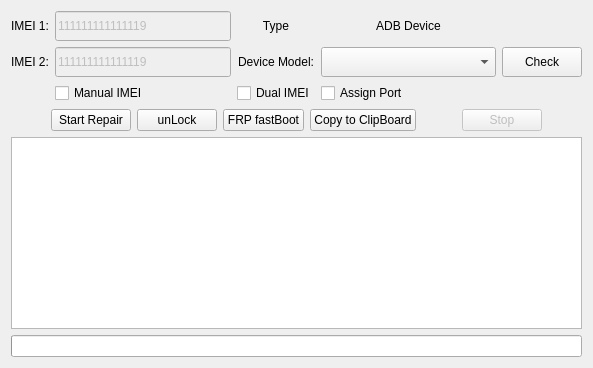
         <widget class="QWidget" name="tab_2">
          <attribute name="title">
           <string>ADB Mode</string>
          </attribute>
          <layout class="QVBoxLayout" name="verticalLayout">
           <item>
            <layout class="QGridLayout" name="gridLayout_5">
             <item row="0" column="2">
              <widget class="QLabel" name="label_14">
               <property name="text">
                <string>Type</string>
               </property>
               <property name="alignment">
                <set>Qt::AlignCenter</set>
               </property>
               <property name="wordWrap">
                <bool>false</bool>
               </property>
              </widget>
             </item>
             <item row="1" column="1">
              <widget class="QLineEdit" name="txt_IMEI_2_SPD">
               <property name="enabled">
                <bool>false</bool>
               </property>
               <property name="minimumSize">
                <size>
                 <width>0</width>
                 <height>30</height>
                </size>
               </property>
               <property name="text">
                <string>111111111111119</string>
               </property>
               <property name="maxLength">
                <number>15</number>
               </property>
              </widget>
             </item>
             <item row="1" column="2">
              <widget class="QLabel" name="label_15">
               <property name="text">
                <string>Device Model:</string>
               </property>
               <property name="alignment">
                <set>Qt::AlignCenter</set>
               </property>
               <property name="wordWrap">
                <bool>false</bool>
               </property>
              </widget>
             </item>
             <item row="0" column="3">
              <widget class="QLabel" name="label_16">
               <property name="sizePolicy">
                <sizepolicy hsizetype="Preferred" vsizetype="Fixed">
                 <horstretch>0</horstretch>
                 <verstretch>0</verstretch>
                </sizepolicy>
               </property>
               <property name="text">
                <string>ADB Device</string>
               </property>
               <property name="alignment">
                <set>Qt::AlignCenter</set>
               </property>
               <property name="wordWrap">
                <bool>false</bool>
               </property>
              </widget>
             </item>
             <item row="0" column="1">
              <widget class="QLineEdit" name="txt_IMEI_1_SPD">
               <property name="enabled">
                <bool>false</bool>
               </property>
               <property name="minimumSize">
                <size>
                 <width>0</width>
                 <height>30</height>
                </size>
               </property>
               <property name="text">
                <string>111111111111119</string>
               </property>
               <property name="maxLength">
                <number>15</number>
               </property>
              </widget>
             </item>
             <item row="1" column="0">
              <widget class="QLabel" name="label_12">
               <property name="text">
                <string>IMEI 2:</string>
               </property>
               <property name="alignment">
                <set>Qt::AlignCenter</set>
               </property>
               <property name="wordWrap">
                <bool>false</bool>
               </property>
              </widget>
             </item>
             <item row="0" column="0">
              <widget class="QLabel" name="label_13">
               <property name="text">
                <string>IMEI 1:</string>
               </property>
               <property name="alignment">
                <set>Qt::AlignCenter</set>
               </property>
               <property name="wordWrap">
                <bool>false</bool>
               </property>
              </widget>
             </item>
             <item row="1" column="3">
              <widget class="QComboBox" name="cmb_DeviceModel_SPD">
               <property name="sizePolicy">
                <sizepolicy hsizetype="Expanding" vsizetype="Fixed">
                 <horstretch>0</horstretch>
                 <verstretch>0</verstretch>
                </sizepolicy>
               </property>
               <property name="minimumSize">
                <size>
                 <width>0</width>
                 <height>30</height>
                </size>
               </property>
               <property name="mouseTracking">
                <bool>false</bool>
               </property>
               <item>
                <property name="text">
                 <string/>
                </property>
               </item>
               <item>
                <property name="text">
                 <string>E6I</string>
                </property>
               </item>
               <item>
                <property name="text">
                 <string>E7I</string>
                </property>
               </item>
               <item>
                <property name="text">
                 <string>G20</string>
                </property>
               </item>
               <item>
                <property name="text">
                 <string>E6s XT2053</string>
                </property>
               </item>
               <item>
                <property name="text">
                 <string>G8 Power Lite XT2055</string>
                </property>
               </item>
               <item>
                <property name="text">
                 <string>E7 Play XT2095</string>
                </property>
               </item>
              </widget>
             </item>
             <item row="2" column="2">
              <widget class="QCheckBox" name="chk_Dual_IMEI_SPD">
               <property name="text">
                <string>Dual IMEI</string>
               </property>
              </widget>
             </item>
             <item row="2" column="3">
              <widget class="QCheckBox" name="chk_AssignPort">
               <property name="text">
                <string>Assign Port</string>
               </property>
              </widget>
             </item>
             <item row="2" column="1">
              <widget class="QCheckBox" name="chk_Manual_IMEI_SPD">
               <property name="text">
                <string>Manual IMEI</string>
               </property>
              </widget>
             </item>
             <item row="1" column="4">
              <widget class="QPushButton" name="pb_CheckADB_Devices">
               <property name="sizePolicy">
                <sizepolicy hsizetype="Preferred" vsizetype="Preferred">
                 <horstretch>0</horstretch>
                 <verstretch>0</verstretch>
                </sizepolicy>
               </property>
               <property name="minimumSize">
                <size>
                 <width>0</width>
                 <height>30</height>
                </size>
               </property>
               <property name="maximumSize">
                <size>
                 <width>16777215</width>
                 <height>45</height>
                </size>
               </property>
               <property name="text">
                <string>Check</string>
               </property>
              </widget>
             </item>
            </layout>
           </item>
           <item>
            <layout class="QHBoxLayout" name="horizontalLayout_5">
             <item>
              <spacer name="horizontalSpacer_6">
               <property name="orientation">
                <enum>Qt::Horizontal</enum>
               </property>
               <property name="sizeType">
                <enum>QSizePolicy::Preferred</enum>
               </property>
               <property name="sizeHint" stdset="0">
                <size>
                 <width>40</width>
                 <height>20</height>
                </size>
               </property>
              </spacer>
             </item>
             <item>
              <widget class="QPushButton" name="pb_StartRepair_SPD">
               <property name="text">
                <string>Start Repair</string>
               </property>
              </widget>
             </item>
             <item>
              <widget class="QPushButton" name="pb_unLock_SPD">
               <property name="text">
                <string>unLock</string>
               </property>
              </widget>
             </item>
             <item>
              <widget class="QPushButton" name="pb_FRP_SPD">
               <property name="text">
                <string>FRP fastBoot</string>
               </property>
              </widget>
             </item>
             <item>
              <widget class="QPushButton" name="pb_CopytoClipBoard_SPD">
               <property name="text">
                <string>Copy to ClipBoard</string>
               </property>
              </widget>
             </item>
             <item>
              <spacer name="horizontalSpacer_7">
               <property name="orientation">
                <enum>Qt::Horizontal</enum>
               </property>
               <property name="sizeType">
                <enum>QSizePolicy::Preferred</enum>
               </property>
               <property name="sizeHint" stdset="0">
                <size>
                 <width>40</width>
                 <height>20</height>
                </size>
               </property>
              </spacer>
             </item>
             <item>
              <widget class="QPushButton" name="pb_Stop_SPD">
               <property name="enabled">
                <bool>false</bool>
               </property>
               <property name="text">
                <string>Stop</string>
               </property>
              </widget>
             </item>
             <item>
              <spacer name="horizontalSpacer_4">
               <property name="orientation">
                <enum>Qt::Horizontal</enum>
               </property>
               <property name="sizeType">
                <enum>QSizePolicy::Preferred</enum>
               </property>
               <property name="sizeHint" stdset="0">
                <size>
                 <width>40</width>
                 <height>20</height>
                </size>
               </property>
              </spacer>
             </item>
            </layout>
           </item>
           <item>
            <widget class="QTextBrowser" name="txt_outPut_SPD">
             <property name="styleSheet">
              <string notr="true"/>
             </property>
            </widget>
           </item>
           <item>
            <widget class="QProgressBar" name="processProgress">
             <property name="value">
              <number>0</number>
             </property>
             <property name="textVisible">
              <bool>false</bool>
             </property>
            </widget>
           </item>
          </layout>
         </widget>
